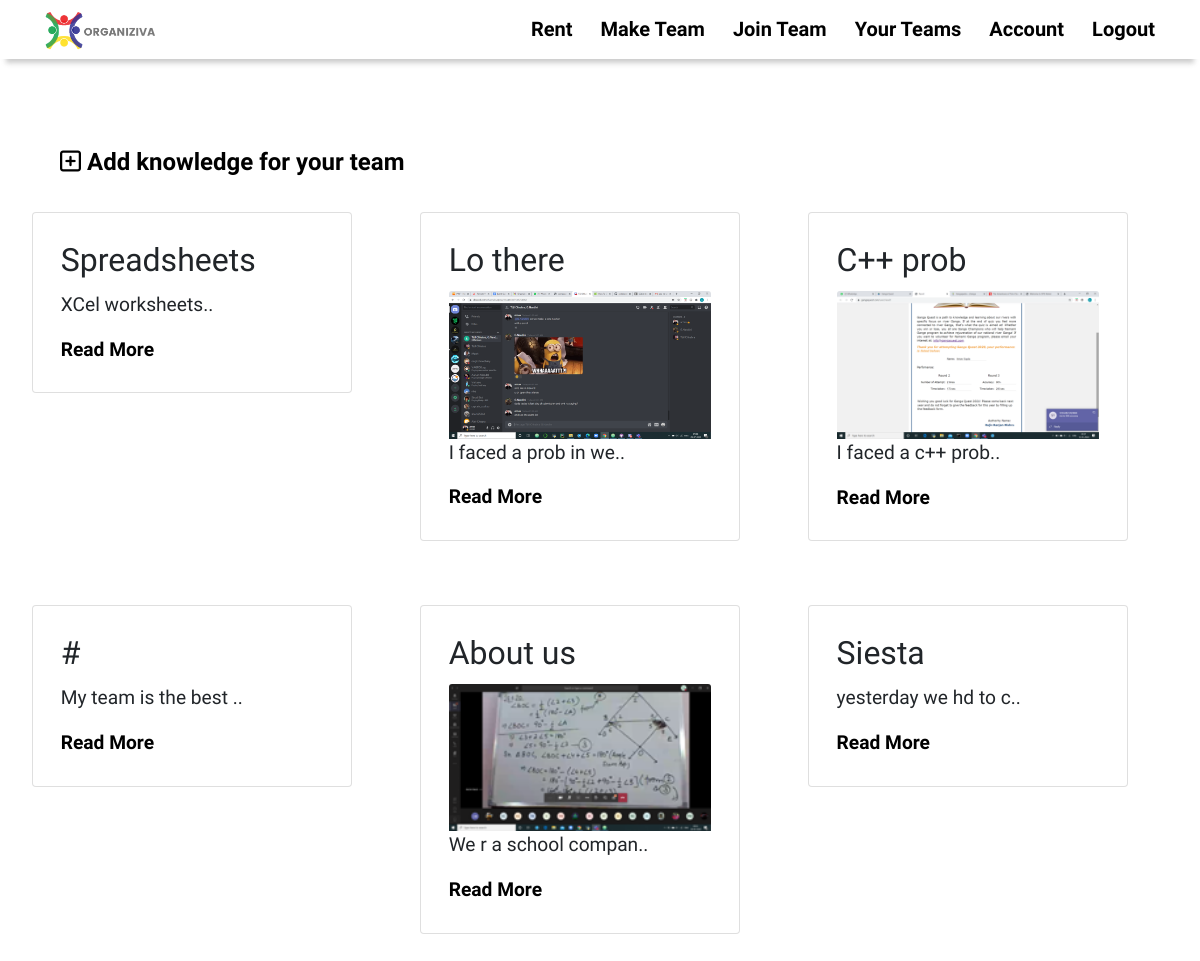
Screenshot of /c958cd92c34a6f77dpsrohini/knowledge (signed in) with the database file from the repository.
### Tool/models.py (models this page shows, shortened)
class Knowledge(db.Model):
    __tablename__ = 'knowledge'
    id = db.Column(db.Integer, primary_key = True)
    date = db.Column(db.DateTime,nullable = False,default=datetime.now)
    title = db.Column(db.String)
    content = db.Column(db.String)
    image = db.Column(db.String(64), nullable = True)
    teamid = db.Column(db.Integer, db.ForeignKey('teams.id'))
    userid = db.Column(db.Integer , db.ForeignKey('users.id'))

### app.py (the view)
@app.route('/<team_id>/knowledge' , methods = ['GET' , 'POST'])
@login_required
def all_knowledge(team_id):
    team = Team.query.filter_by(randomid = team_id).first()
    image = []
    if team is None:
        abort(404)
    if current_user not in team.workers:
        abort(403)
    else:
        knowledge = Knowledge.query.filter_by(teamid = team_id).order_by(Knowledge.date.desc())
    return render_template('knowledge.htm' ,team_id = team_id, knowledge = knowledge)

### Tool/models.py (called while the page is built)
@login_manager.user_loader
def load_user(user_id):
    return User.query.get(user_id)

### Tool/templates/knowledge.htm
{%extends 'base.htm'%}
{%block content%}
<br><br><br><br><br><br>
  <a class="addition" href="{{url_for('make_knowledge' , team_id = team_id)}}">
    <i class="fa fa-plus-square-o" style="font-size:24px"></i>
    Add knowledge for your team</a><br>
  {%for know in knowledge%}
  <div class="allcards" style="display:inline-block;">
  <div class="card" style="width: 20rem;">
    <div class="card-body">
      <h2 class="card-title">{{know.title}}</h2>
      {%if know.image%}
      <a href="{{url_for('static' , filename = know.image)}}">
        <img src="{{url_for('static' , filename = know.image)}}" class="card-img-top" >
      </a>
      {%endif%}
      <p style="font-size: larger;" class="card-text">{{know.content[:20]}}..</p>
      <a style="font-size: larger; font-weight: 700;" href="{{url_for('single_knowledge' , knowledge_id = know.id , team_id = know.teamid)}}">Read More</a>
  </div>
</div>
</div>
  {%endfor%}
{%endblock%}

### Tool/static/remote.css (style rules this page uses)
html { scroll-behavior: smooth; }
body { font-family: 'Josefin Sans', sans-serif !important; }
.card { padding: 2%; margin: 2em; }
a { text-decoration: none !important; color: black !important; }
.addition { font-family: 'Josefin Sans', sans-serif; font-size: 150%; font-weight: 900; margin: 5%; margin-top: 15% !important; }
* { margin: 0; padding: 0; box-sizing: border-box; }
h2 { font-family: 'Josefin Sans', sans-serif; }
* { box-sizing: border-box; }

### rows the page displays
Knowledge: title "Spreadsheets", content "XCel worksheets"
Knowledge: title "Lo there", image (picture), content "I faced a prob in we"
Knowledge: title "C++ prob", image (picture), content "I faced a c++ prob"
Knowledge: title "#", content "My team is the best"
Knowledge: title "About us", image (picture), content "We r a school compan"
Knowledge: title "Siesta", content "yesterday we hd to c"
